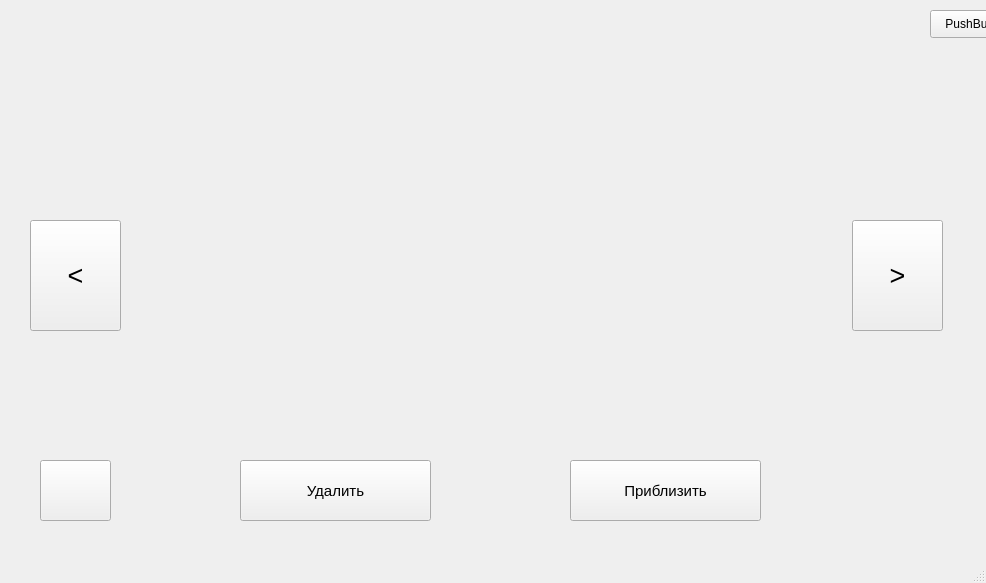
<?xml version="1.0" encoding="UTF-8"?>
<ui version="4.0">
 <class>MainWindow</class>
 <widget class="QMainWindow" name="MainWindow">
  <property name="geometry">
   <rect>
    <x>0</x>
    <y>0</y>
    <width>986</width>
    <height>583</height>
   </rect>
  </property>
  <property name="windowTitle">
   <string>MainWindow</string>
  </property>
  <widget class="QWidget" name="centralwidget">
   <widget class="QWidget" name="horizontalLayoutWidget">
    <property name="geometry">
     <rect>
      <x>170</x>
      <y>50</y>
      <width>651</width>
      <height>401</height>
     </rect>
    </property>
    <layout class="QHBoxLayout" name="photoLayot"/>
   </widget>
   <widget class="QPushButton" name="nextButton">
    <property name="geometry">
     <rect>
      <x>852</x>
      <y>220</y>
      <width>91</width>
      <height>111</height>
     </rect>
    </property>
    <property name="font">
     <font>
      <pointsize>20</pointsize>
     </font>
    </property>
    <property name="text">
     <string>&gt;</string>
    </property>
   </widget>
   <widget class="QPushButton" name="backButton">
    <property name="geometry">
     <rect>
      <x>40</x>
      <y>460</y>
      <width>71</width>
      <height>61</height>
     </rect>
    </property>
    <property name="font">
     <font>
      <pointsize>11</pointsize>
     </font>
    </property>
    <property name="text">
     <string/>
    </property>
   </widget>
   <widget class="QPushButton" name="prevButton">
    <property name="geometry">
     <rect>
      <x>30</x>
      <y>220</y>
      <width>91</width>
      <height>111</height>
     </rect>
    </property>
    <property name="font">
     <font>
      <pointsize>20</pointsize>
     </font>
    </property>
    <property name="text">
     <string>&lt;</string>
    </property>
   </widget>
   <widget class="QPushButton" name="closeButton">
    <property name="geometry">
     <rect>
      <x>930</x>
      <y>10</y>
      <width>93</width>
      <height>28</height>
     </rect>
    </property>
    <property name="text">
     <string>PushButton</string>
    </property>
   </widget>
   <widget class="QPushButton" name="removeButton">
    <property name="geometry">
     <rect>
      <x>240</x>
      <y>460</y>
      <width>191</width>
      <height>61</height>
     </rect>
    </property>
    <property name="font">
     <font>
      <pointsize>11</pointsize>
     </font>
    </property>
    <property name="text">
     <string>Удалить</string>
    </property>
   </widget>
   <widget class="QPushButton" name="zoomButton">
    <property name="geometry">
     <rect>
      <x>570</x>
      <y>460</y>
      <width>191</width>
      <height>61</height>
     </rect>
    </property>
    <property name="font">
     <font>
      <pointsize>11</pointsize>
     </font>
    </property>
    <property name="text">
     <string>Приблизить</string>
    </property>
   </widget>
  </widget>
  <widget class="QMenuBar" name="menubar">
   <property name="geometry">
    <rect>
     <x>0</x>
     <y>0</y>
     <width>986</width>
     <height>26</height>
    </rect>
   </property>
  </widget>
  <widget class="QStatusBar" name="statusbar"/>
 </widget>
 <resources/>
 <connections/>
</ui>
